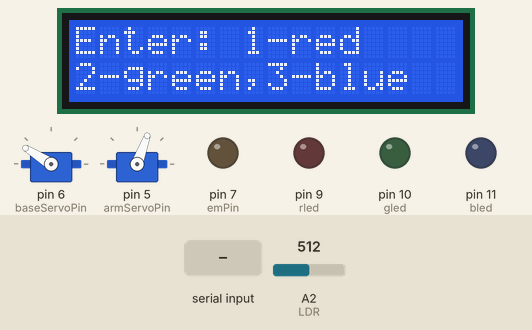
Recording of a sketch running on a simulated Arduino Uno, built with avr-gcc and run on an emulated ATmega328P. Shown: 16×2 character LCD, 2 × servo, output pins drawn as LEDs (lit = HIGH). Dashed ring = blinking. The inputs (shaded band) are chosen by the test bench; at power-on: A2 (LDR) = 512. What the sketch prints to the serial monitor is not drawn.

Above: at 2.2 s.
2.3 s: "1\n" received over Serial
At 9.4 s:
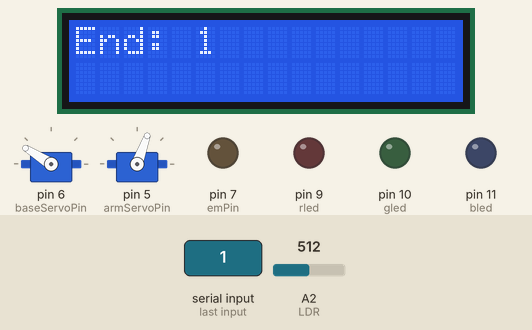
11.7 s: A2 (LDR) set to 499
At 11.95 s:
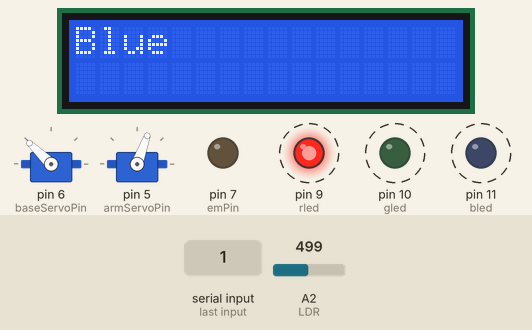
16.5 s: A2 (LDR) set to 511
At 16.91 s:
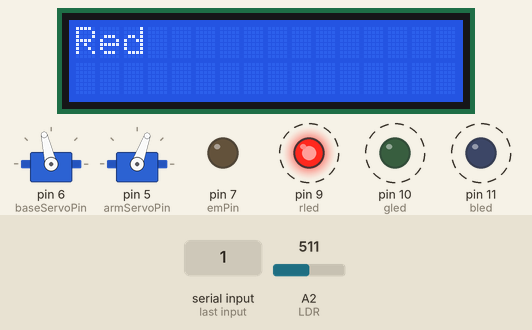
Timing chart, 0 to 31.5 s (numbered marks = the images above; inputs shaded):
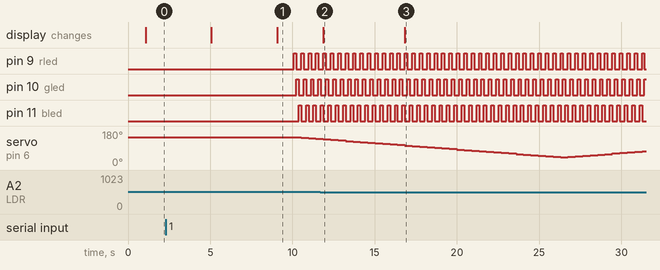

The sketch:

FInal_2.ino
```cpp
#include <LiquidCrystal.h>
#include <Servo.h>
#include <string.h>
#include <stdlib.h>

// Together make the color sensor
const int LDR = A2;

const int rled = 9;
const int gled = 10;
const int bled = 11;
const int irPin = A1;
const int emPin = 7;

int rMax = 255;
int gMax = 255;
int bMax = 255;

LiquidCrystal lcd(2, 3, 4, 8, 12, 13);

int baseServoPin = 6;
const int baseMin = 148;
int baseAngle = baseMin;
const int baseMax = 40;
Servo base;
int direction = 1;
bool sweep = true;

int armServoPin = 5;
const int armRange = 70;
int armAngle = armRange;
Servo arm;
bool toPick = true;

int color       =  0;
int state       =  0;
int startColor  = -1;
int endColor    = -1;

bool endPrompt = false;
bool startPrompt = false;
bool centred = false;

void setup() {
  Serial.begin(9600);

  pinMode(LDR, INPUT);
  pinMode(rled,OUTPUT);
  pinMode(gled,OUTPUT);
  pinMode(bled,OUTPUT);

  pinMode(irPin, INPUT);
  pinMode(emPin, OUTPUT);

  lcd.begin(16, 2);
  lcd.setCursor(0,1);

  base.attach(baseServoPin);
  arm.attach(armServoPin);

  arm.write(armRange);
  base.write(baseAngle);
  lcd.write("start");
  delay(1000);
  lcd.clear();
}


void loop() {

  // State 0 = INPUT PICK AND DROP LOCATIONS
  if (state == 0) {
    if (startColor == -1){
      if(startPrompt == false){
          Serial.println(" Hello! ");
          Serial.println("Enter start colour: 1-red, 2- green, 3- blue");
          lcd.print("Enter: 1-red");
          lcd.setCursor(0,1);
          lcd.print("2-green,3-blue");
          startPrompt = true;
          delay(4000);


      }
    if (Serial.available() ==0){
          startPrompt = false;
    }
    if (Serial.available() > 0 && startPrompt == true) {

        startColor = Serial.parseInt();
        if (startColor == 1){
      Serial.println(" Start:red ");
        }
        if (startColor == 2){
      Serial.println(" Start: green ");
        }
        if (startColor == 3){
      Serial.println(" Start: blue ");
        }
        lcd.clear();
        lcd.print("Start: " + String(startColor));
    }
    }

    if (endColor == -1){
      if(endPrompt == false){
          Serial.println("Enter end colour: ");
          lcd.clear();
          lcd.print("End colour: ");
          endPrompt = true;
          delay(4000);
      }
       if (Serial.available() == 0){
          endPrompt = false;
    }
      if (Serial.available()>0 && endPrompt == true){

        endColor = Serial.parseInt();
        if (endColor == 1){
      Serial.println(" End :red ");
        }
        if (endColor == 2){
      Serial.println(" End: green ");
        }
        if (endColor == 3){
      Serial.println(" End: blue ");
        }
        lcd.clear();
        lcd.print("End: " + String(endColor));

      delay(1000);
      state = 1;
      }
    }


    }


  // State 1 = PERFORM ACTION

  if (state == 1) {
    color = stripColor();

    if (color == startColor && toPick == true) {

      if (centred == false){
      if (direction == 1){
        baseAngle -= 10 ;
        base.write(baseAngle);}
      else if (direction == 0){
        baseAngle += 10;
        base.write(baseAngle);
      }
      centred = true;
      delay(500);
      }

      // Object detection and arm retrieve
      if (analogRead(irPin) < 23) {
        Serial.println("Picked Object");
        digitalWrite(emPin, HIGH);
        delay(3000);
        arm.write(armRange);
        armAngle = armRange;
        sweep = true;
        toPick = false;
      }
      else { // Arm descends to pick the object
        Serial.println("Descending" + String(armAngle));
        armAngle -= 2;
        arm.write(armAngle);
        sweep = false;
      }
    }
    if (color == endColor && toPick == false) {

      if (centred == false){
      if (direction == 1){
        baseAngle -= 15 ;
        base.write(baseAngle);}
      else if (direction == 0){
        baseAngle += 15;
        base.write(baseAngle);
      }
      centred = true;
      delay(500);
      }

      // Object dropped and arm retrieves
      if (analogRead(irPin) < 15) {
        // Switch OFF emPin
        Serial.println("Dropped object");
        digitalWrite(emPin, LOW);
        arm.write(armRange);
        sweep = true;
        state = 0;
        toPick = true;
        armAngle = armRange;

        startColor = -1;
        endColor = -1;

        endPrompt = false;
        startPrompt = false;
      }
      else { // arm descends to drop the object
        armAngle -= 2;
        arm.write(armAngle);
        sweep = false;
      }

    }

    if (sweep == true) {
        if (baseAngle <= baseMax) direction = 0;
    if (baseAngle >= baseMin) direction = 1;
      if (direction == 0) {
        baseAngle += 3;
     }
     else if (direction == 1) {
        baseAngle -= 3;
     }

    base.write(baseAngle);

    }

  }

  if (state == 2) {
    int data = 0;
    data = analogRead(irPin);
    lcd.setCursor(0, 1);
    lcd.print(data);
    Serial.println(data);
  }
}


int stripColor() {
  int rVal = 0;
  int gVal = 0;
  int bVal = 0;

  // RED
  setColor(rMax, 0, 0);
  delay(50);
  rVal = analogRead(LDR);
  delay(100);

  // GREEN
  setColor(0, gMax, 0);
  delay(50);
  gVal = analogRead(LDR);
  delay(100);

  // BLUE
  setColor(0, 0, bMax);
  delay(50);
  bVal = analogRead(LDR);
  delay(100);

  if (rVal < gVal && rVal < bVal) {
    lcd.clear();
    lcd.print("Red");
    return 1;
  }

  if (gVal < bVal && gVal < rVal) {
    lcd.clear();
    lcd.print("Green");
    return 2;
  }

  if (bVal < rVal && bVal < gVal) {
    lcd.clear();
    lcd.print("Blue");
    return 3;
  }
}

void setColor(int redValue, int greenValue, int blueValue) {
  analogWrite(rled, redValue);
  analogWrite(gled,  greenValue);
  analogWrite(bled, blueValue);
}    
```

Measured:
- the behaviour switches between 512 and 511 on A2 (LDR) (found by bisection; images 1 and 2)
- after the input at 2.3 s, pin 9 (rled): alternates HIGH for 0.15 s and LOW for 0.30 s, starting after 7.8 s; pin 10 (gled): alternates HIGH for 0.15 s and LOW for 0.30 s, starting after 7.9 s
- after the input at 11.7 s, the display: changes after 0.18 s (image 2)
- after the input at 16.5 s, the display: changes after 0.34 s (image 3)
